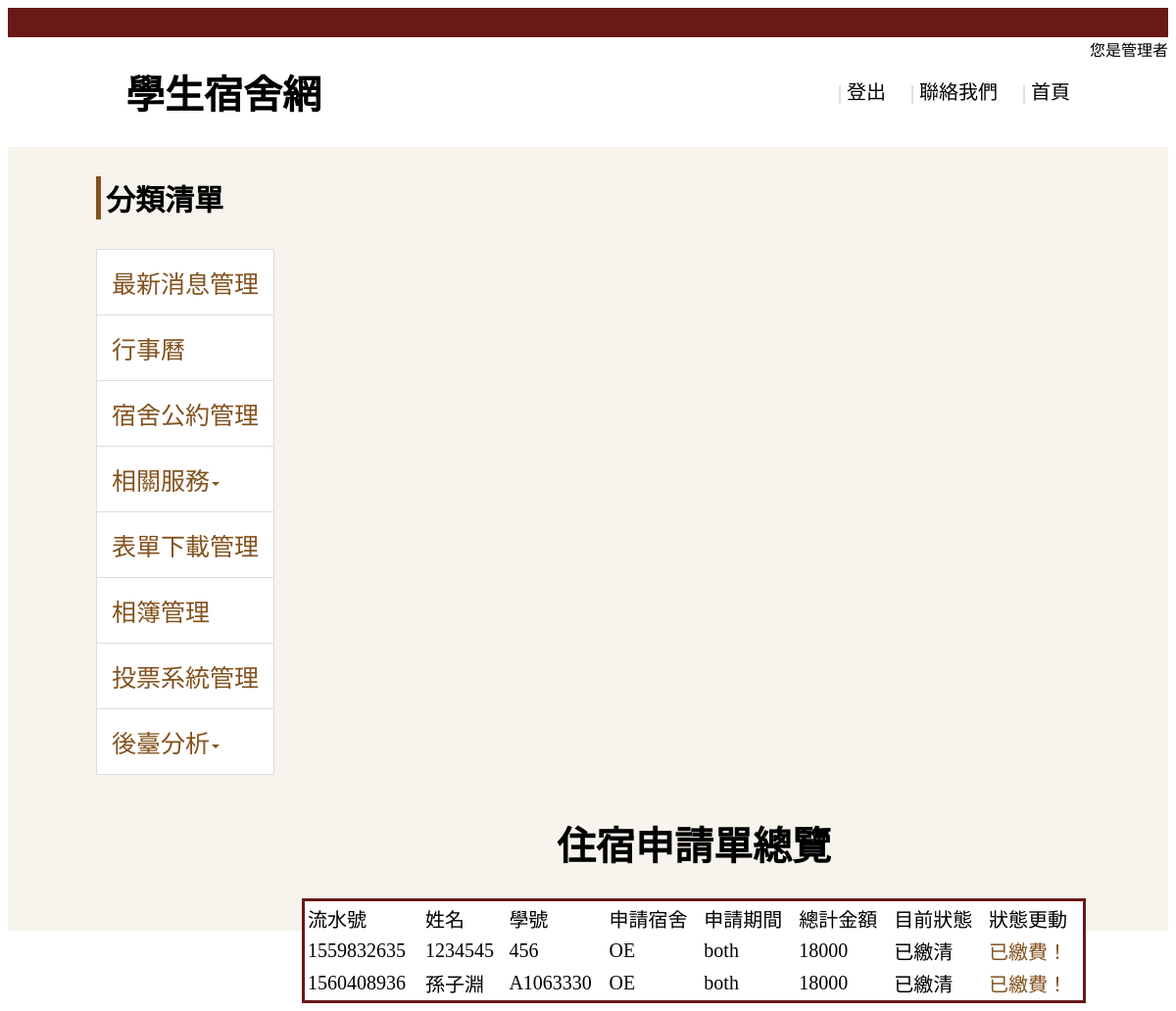
The app's page /codefile/dormitoryadmin.php (signed in) with its own data.
### tables this page shows
CREATE TABLE `dormitory` (
  `number` int(255) NOT NULL,
  `name` varchar(255) NOT NULL,
  `ID` varchar(255) NOT NULL,
  `time` varchar(10) NOT NULL,
  `place` varchar(255) NOT NULL,
  `identity` varchar(255) NOT NULL,
  `money` int(255) NOT NULL,
  `state` varchar(255) NOT NULL
);

### codefile/dormitoryadmin.php (the view, shortened to what this page needs)
<!DOCTYPE html>
<html lang="en">
<head>
  <link rel="stylesheet" href="dormitoryadmin.css">
</head>
<body>
  <div class="wrap">
    <div class="header">
      <div class="topbar"></div>
      <div class="logo"><h1>學生宿舍網</h1></div>
      <div class="identity"><span>您是管理者</span></div>
      <ul class=headMenu>
        <li><a class="home"href="homer.php">首頁</a></li>
        <li><a class="tell" href="talkr.php">聯絡我們</a></li>
        <li><a class="log" href="logout.php">登出</a></li>
      </ul>
      </div>
      <div class="content">
        <div class="menu">
        <div class="menuh">
          <div class="bf"><h3>分類清單</h3></div>
        </div>
        <ul class=cmenu >
            <li class=List><a href="newsadmin.php">最新消息管理</a></li>
            <li class=List><a href="calendarr.php">行事曆</a></li>
            <li class=List><a href="ruleadmin.php">宿舍公約管理</a></li>
            <li class=List><div class='jjj'><a class=dropdown href="">相關服務<div class="caret"></div></a>
      </div>
          </li>
            <li class=List><a href="downloadadmin.php">表單下載管理</a></li>
            <li class=List><a href="albumadmin.php">相簿管理</a></li>
            <li class=List><a href="voteadmin.php">投票系統管理</a></li>
            <li class=List><div class='jjj'><a class=dropdown href="">後臺分析<div class="caret"></div></a>
</div>
          </li>
        </ul>
        </div>
        <div class="form">
        <?php
    $link=mysqli_connect('localhost','root','j0917510727','php');
    $SQL='SELECT * FROM dormitory ORDER BY number;';
if(!isset($_SESSION['root'])){
    header("location:iliglelogin.php");
}
else{
    ?>
    <h1>住宿申請單總覽</h1>
    <table class="table"  width="800"class=table frame=void>
    <tr><td>流水號</td>
    <td>姓名</td>
    <td>學號</td>
    <td>申請宿舍</td>
    <td>申請期間</td>
    <td>總計金額</td>
    <td>目前狀態</td>
    <td>狀態更動</td>
    </tr>
    <?php
    if($result=mysqli_query($link,$SQL)){
        while($row=mysqli_fetch_assoc($result)){
            echo '<tr>
                <td>'.$row['number'].'</td>
                <td>'.$row['name'].'</td>
                <td>'.$row['ID'].'</td>
                <td>'.$row['place'].'</td>
                <td>'.$row['time'].'</td>
                <td>'.$row['money']."</td>";
                if($row['state']==0){
                    echo "<td>未繳清</td>";
                }
                else{
                    echo "<td>已繳清</td>";
                }
            echo   "<td><a href='dormitoryadmin.php?number=".$row['number']."'>已繳費！</a>
            </td></tr>";
        }
    }
    ?>
    </table>
</body>
</html>
<?php
}
?>
</body>
</html>

### codefile/dormitoryadmin.css (style rules this page uses)
li { margin: 0; padding: 0; display: list-item; text-align: -webkit-match-parent; list-style: none; }
a { color: #83521e; text-decoration: none; outline: none; }
.wrap { min-width: 80%; }
.header .topbar { display: block; background: #691917; height: 30px; }
.content { background-color: #f7f3ed; height: 100vh; }
.logo h1 { float: left; margin-left: 120px; font-size: 40px; font-weight: bold; font-family: 'microsoft yahei'; }
.identity span { float: right; }
.headMenu { float: right; margin-top: 40px; }
.headMenu a { font-size: 20px; color: #000; }
.headMenu a::before { color: #C8C2B6; font-size: 1em; content: "|"; padding: 5px 5px; display: inline-block; }
.headMenu li { float: right; }
.headMenu .tell { margin-left: 20px; margin-right: 20px; }
.headMenu .home { margin-right: 20px; }
.bf h3 { font-size: 30px; font-weight: bold; font-family: 'microsoft yahei'; }
.cmenu { margin-top: 30px; margin-left: 50px; }
.menu { float: left; }
.menuh { border-left: solid 5px #83521e; padding-left: 5px; margin-left: 90px; }
.caret { display: inline-block; width: 0; height: 0; margin-left: 2px; vertical-align: middle; border-top: 4px solid; border-right: 4px solid transparent; border-left: 4px solid transparent; }
.cmenu a { display: block; padding: 15px; font-size: 25px; font-family: 'microsoft yahei'; }
.List { position: relative; display: block; padding: 0; margin-bottom: -1px; background-color: #fff; border: 1px solid #ddd; }
.form { margin-left: 300px; float: left; font-family: 'microsoft yahei'; font-size: 20px; }
.form h1 { text-align: center; }
.table { background-color:white; color:black; font-family: 'microsoft yahei'; border:3px solid #691917; }

### records on screen
dormitory: number "1559832635", name "1234545", ID "456", place "OE", time "both", money "18000", state "已繳清"
dormitory: number "1560408936", name "孫子淵", ID "A1063330", place "OE", time "both", money "18000", state "已繳清"
